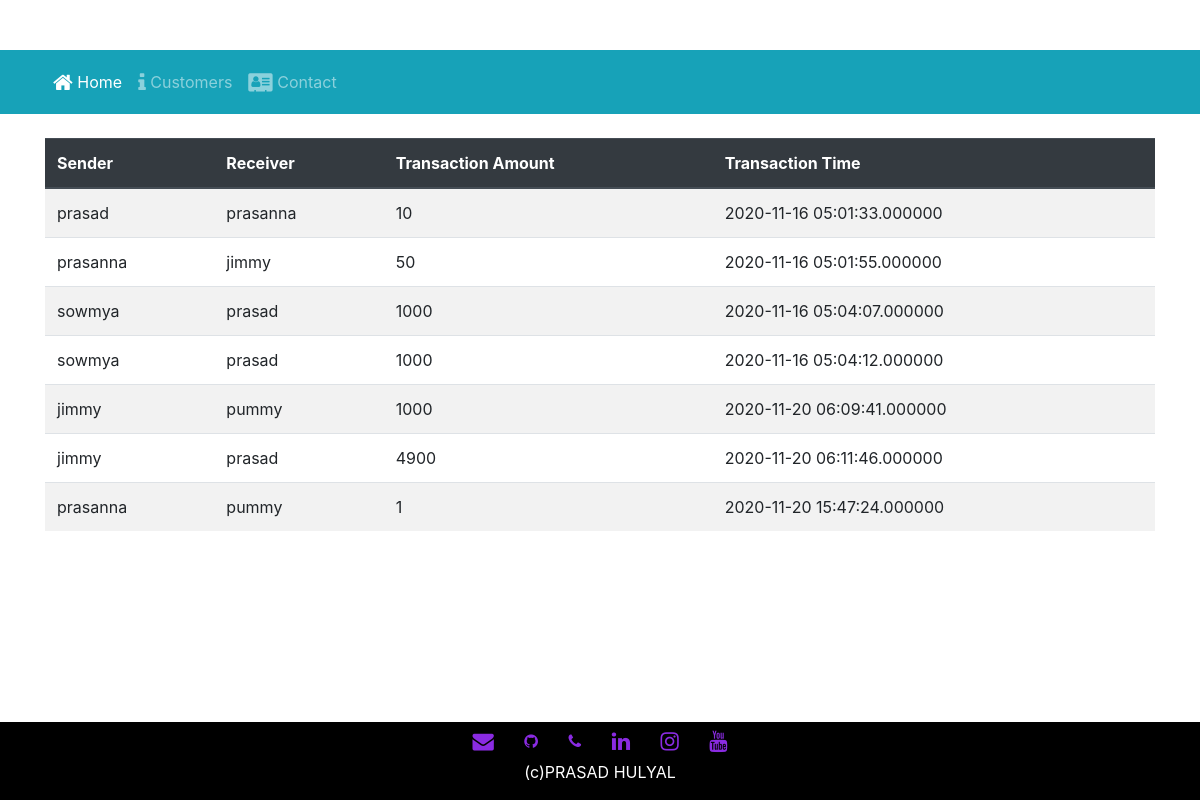
/transaction.php, run on the app's committed database.
### tables this page shows
CREATE TABLE `record` (
  `tid` int(255) NOT NULL,
  `sender` varchar(255) NOT NULL,
  `receiver` varchar(255) NOT NULL,
  `amount` int(255) NOT NULL,
  `timestamp` timestamp(6) NOT NULL DEFAULT current_timestamp(6) ON UPDATE current_timestamp(6)
);

### transaction.php (the view, shortened to what this page needs)
<?php
 $connect = mysqli_connect("localhost", "id15456668_root", "PRASADhulyal11@#", "id15456668_banking");
 $query = "SELECT * FROM record order by tid desc";
 $result = mysqli_query($connect, $query);
 ?>
<!DOCTYPE html>
<html lang="en">
<head>
 <link rel="stylesheet" href="https://cdn.jsdelivr.net/npm/bootstrap@4.5.3/dist/css/bootstrap.min.css">
 <link rel="stylesheet" href="https://stackpath.bootstrapcdn.com/font-awesome/4.7.0/css/font-awesome.min.css">
    <link rel="stylesheet" href="css/styles.css">
</head>
<body>
<nav class="navbar navbar-expand-sm bg-info navbar-dark">
		<div class="container">
           <div class="collapse navbar-collapse" id="Navbar">
                <ul class="navbar-nav mr-auto">
                    <li class="nav-item active"><a class="nav-link" href="index.php"><span class="fa fa-home fa-lg"></span> Home</a></li>
                    <li class="nav-item"><a class="nav-link" href="costumer.php" ><span class="fa fa-info fa-lg"></span> Customers</a></li>
                    <li class="nav-item"><a class="nav-link" href="contact.php"><span class="fa fa-address-card fa-lg"></span> Contact</a></li>
				</ul>
				<br>
				<br>
                </div>
        </div>
	</nav>
	<div class="container">
<br>
		<div class="table-responsive">
				<table class="table table-striped">
					<thead class="thead-dark">
					<tr>
						<th scope="col">Sender</th>
						<th scope="col">Receiver</th>
						<th scope="col">Transaction Amount</th>
						<th scope="col">Transaction Time</th>
					</tr>
					</thead>
					<?php
					while($row = mysqli_fetch_array($result))
					{
					?>
					<tr>
						<td><?php echo $row["sender"]; ?></td>
						<td><?php echo $row["receiver"]; ?></td>
						<td><?php echo $row["amount"]; ?></td>
						<td><?php echo $row["timestamp"]; ?></td>
					</tr>
					<?php
					}
					?>
				</table>
		</div>
    </div>
	<footer class="footer fixed-bottom " style="background-color: black;">
<div class="container">
    <div class="row-justify content-center">
        <div class="col-auto align-self-center">
            <div  class="text-center">
                <a class="btn btn-social-icon btn-envelope" href="mailto:prasadhulyal543210@gmail.com" style="color:blueviolet;"><i class="fa fa-envelope fa-lg"></i></a>
                <a  class="btn btn-social-icon btn-github"href="https://github.com/prasadhulyal" style="color:blueviolet;"><i class="fa fa-github"></i></a>
                <a class="btn btn-social-icon btn-phone "href="tel:+917338625546" style="color:blueviolet;"><i class="fa fa-phone"></i></a>
                <a class="btn btn-social-icon btn-linkedin" href="https://www.linkedin.com/in/sce17cs0056/" style="color:blueviolet;"><i class="fa fa-linkedin fa-lg"></i></a>
                <a  class="btn btn-social-icon btn-google"href="https://www.instagram.com/p_b_hulyal/" style="color:blueviolet;"><i class="fa fa-instagram fa-lg"></i></a>
                <a class="btn btn-social-icon btn-google" href="https://www.youtube.com/channel/UC4JlIOdo10_TKuRpVtVmgEQ?view_as=subscriber" style="color:blueviolet;"><i class="fa fa-youtube fa-lg"></i></a>
                <p  style="color:white">(c)PRASAD HULYAL</p>
            </div>
        </div>
    </div>
</div>
</footer>
</body>
</html>

### styles.css (style rules this page uses)
.navbar-dark { background-color: rgb(255, 94, 0); }
body { padding: 50px 0px 50px 0px; }
.footer { background-color: rgb(255, 94, 0); position: fixed; left: 0; bottom: 0; width: 100%; position: fixed; }

### data on the page
record: sender "prasad", receiver "prasanna", amount "10", timestamp "2020-11-16 05:01:33.000000"
record: sender "prasanna", receiver "jimmy", amount "50", timestamp "2020-11-16 05:01:55.000000"
record: sender "sowmya", receiver "prasad", amount "1000", timestamp "2020-11-16 05:04:07.000000"
record: sender "sowmya", receiver "prasad", amount "1000", timestamp "2020-11-16 05:04:12.000000"
record: sender "jimmy", receiver "pummy", amount "1000", timestamp "2020-11-20 06:09:41.000000"
record: sender "jimmy", receiver "prasad", amount "4900", timestamp "2020-11-20 06:11:46.000000"
record: sender "prasanna", receiver "pummy", amount "1", timestamp "2020-11-20 15:47:24.000000"
